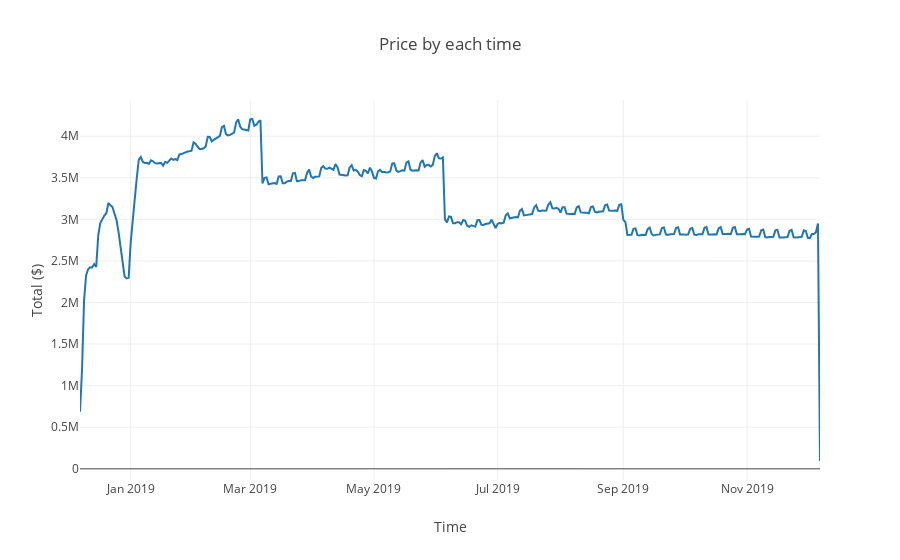

Notebook source saved alongside this figure:
### Code cell
trace1 = go.Scatter(
    x = df1.index,
    y = df1["Total"]
)
data = [trace1]
layout = go.Layout(
    title = "Price by each time",
    xaxis  = dict(title = "Time"),
    yaxis = dict(title = "Total ($)")
)
trace2 = go.Scatter(
    x = df1.index,
    y = df1["Average"]
)

data2 = [trace2]
layout2 = go.Layout(
    title = "Price by each time",
    xaxis  = dict(title = "Time"),
    yaxis = dict(title = "Mean ($)")
)
fig = go.Figure(data = data, layout = layout)
fig2 = go.Figure(data = data2, layout = layout2)
offline.iplot(fig)

### Figure 1 — Plotly figure (JSON) as saved in the notebook; plotly's stock layout.template omitted (floating-point values rounded to 4 significant figures; data arrays with more than 128 entries replaced by an {"elided": "..."} marker saying what was removed)
{"data": [{"type": "scatter", "uid": "0b0acb56-01d4-4b32-aeab-019b1ee6ac60", "x": {"elided": "366 str values"}, "y": {"elided": "366 int values"}}], "layout": {"title": {"text": "Price by each time"}, "xaxis": {"title": {"text": "Time"}}, "yaxis": {"title": {"text": "Total ($)"}}}}
